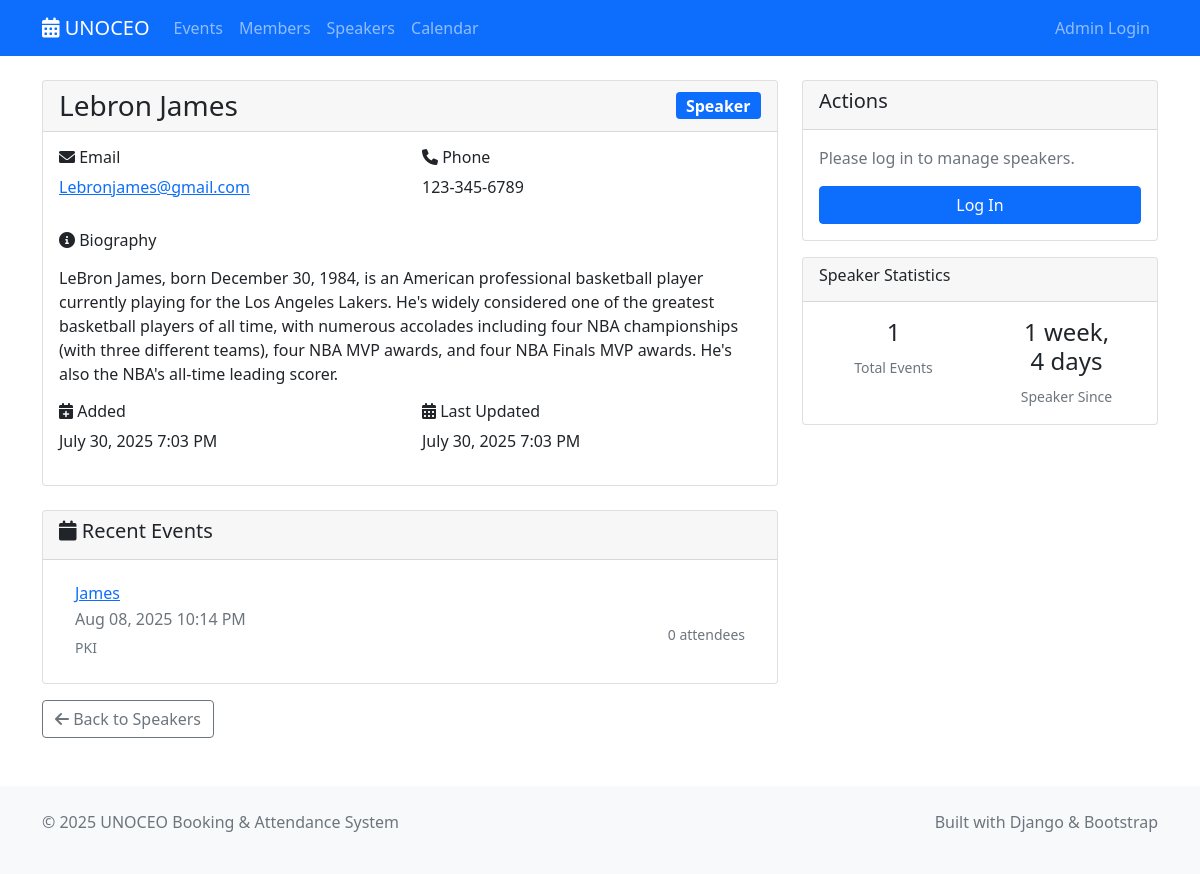
The app's page /speakers/1/ with its own data.
### shared/models.py (models this page shows, shortened)
class Speaker(models.Model):
    name = models.CharField(max_length=200)
    email = models.EmailField(validators=[EmailValidator()])
    bio = models.TextField(blank=True)
    expertise = models.CharField(max_length=300, blank=True)
    phone = models.CharField(max_length=20, blank=True)
    created_at = models.DateTimeField(auto_now_add=True)
    updated_at = models.DateTimeField(auto_now=True)
    class Meta:
        ordering = ['name']

class Event(models.Model):
    EVENT_TYPES = [
        ('conference', 'Conference'),
        ('workshop', 'Workshop'),
        ('seminar', 'Seminar'),
        ('webinar', 'Webinar'),
        ('meeting', 'Meeting'),
    ]
    STATUS_CHOICES = [
        ('draft', 'Draft'),
        ('published', 'Published'),
        ('cancelled', 'Cancelled'),
        ('completed', 'Completed'),
    ]
    title = models.CharField(max_length=300)
    description = models.TextField()
    event_type = models.CharField(max_length=20, choices=EVENT_TYPES, default='meeting')
    status = models.CharField(max_length=20, choices=STATUS_CHOICES, default='draft')
    start_datetime = models.DateTimeField()
    end_datetime = models.DateTimeField()
    location = models.CharField(max_length=500, blank=True)
    max_attendees = models.PositiveIntegerField(null=True, blank=True)
    speaker = models.ForeignKey(Speaker, on_delete=models.SET_NULL, null=True, blank=True)
    attendees = models.ManyToManyField(Member, blank=True, related_name='events_attending')
    created_by = models.ForeignKey(User, on_delete=models.CASCADE)
    created_at = models.DateTimeField(auto_now_add=True)
    updated_at = models.DateTimeField(auto_now=True)
    class Meta:
        ordering = ['-start_datetime']
    @property
    def attendee_count(self):
        return self.attendees.count()

### speaker_management/display/views.py (the view)
# urls.py: path('<int:pk>/', views.SpeakerDetailView.as_view(), name='detail'),
class SpeakerDetailView(DetailView):
    model = Speaker
    template_name = 'speaker_management/detail.html'
    context_object_name = 'speaker'
    def get_context_data(self, **kwargs):
        context = super().get_context_data(**kwargs)
        context['recent_events'] = self.object.event_set.all()[:5]
        return context

### speaker_management/display/templates/speaker_management/detail.html (shortened to what this page needs)
{% extends 'base.html' %}
{% block content %}
<div class="container mt-4">
    <div class="row">
        <div class="col-lg-8">
            <div class="card">
                <div class="card-header d-flex justify-content-between align-items-center">
                    <h1 class="h3 mb-0">{{ speaker.name }}</h1>
                    <span class="badge bg-primary fs-6">Speaker</span>
                </div>
                <div class="card-body">
                    <div class="row mb-3">
                        <div class="col-md-6">
                            <h6><i class="fas fa-envelope"></i> Email</h6>
                            <p><a href="mailto:{{ speaker.email }}">{{ speaker.email }}</a></p>
                        </div>
                        <div class="col-md-6">
                            <h6><i class="fas fa-phone"></i> Phone</h6>
                            <p>{{ speaker.phone|default:"Not provided" }}</p>
                        </div>
                    </div>
                    {% if speaker.bio %}
                        <div class="mb-3">
                            <h6><i class="fas fa-info-circle"></i> Biography</h6>
                            <p>{{ speaker.bio|linebreaks }}</p>
                        </div>
                    {% endif %}
                    <div class="row">
                        <div class="col-md-6">
                            <h6><i class="fas fa-calendar-plus"></i> Added</h6>
                            <p>{{ speaker.created_at|date:"F d, Y g:i A" }}</p>
                        </div>
                        <div class="col-md-6">
                            <h6><i class="fas fa-calendar-alt"></i> Last Updated</h6>
                            <p>{{ speaker.updated_at|date:"F d, Y g:i A" }}</p>
                        </div>
                    </div>
                </div>
            </div>
            {% if recent_events %}
                <div class="card mt-4">
                    <div class="card-header">
                        <h5><i class="fas fa-calendar"></i> Recent Events</h5>
                    </div>
                    <div class="card-body">
                        <div class="list-group list-group-flush">
                            {% for event in recent_events %}
                                <div class="list-group-item d-flex justify-content-between align-items-center">
                                    <div>
                                        <h6 class="mb-1">
                                            <a href="{% url 'event_management:detail' event.pk %}">{{ event.title }}</a>
                                        </h6>
                                        <p class="mb-1 text-muted">{{ event.start_datetime|date:"M d, Y g:i A" }}</p>
                                        <small class="text-muted">{{ event.location|default:"Location TBD" }}</small>
                                    </div>
                                    <div class="text-end">
                                        <span class="badge bg-{{ event.event_type|default:'secondary' }}">
                                        </span>
                                        <br>
                                        <small class="text-muted">{{ event.attendee_count }} attendees</small>
                                    </div>
                                </div>
                            {% endfor %}
                        </div>
                    </div>
                </div>
            {% endif %}
        </div>
        <div class="col-lg-4">
            <div class="card">
                <div class="card-header">
                    <h5>Actions</h5>
                </div>
                <div class="card-body">
                    {% if user.is_authenticated %}
                        <a href="{% url 'speaker_management:update' speaker.pk %}" class="btn btn-outline-primary btn-block mb-2 w-100">
                            <i class="fas fa-edit"></i> Edit Speaker
                        </a>
                        <a href="{% url 'speaker_management:delete' speaker.pk %}" class="btn btn-outline-danger btn-block w-100">
                            <i class="fas fa-trash"></i> Delete Speaker
                        </a>
                    {% else %}
                        <p class="text-muted">Please log in to manage speakers.</p>
                        <a href="{% url 'admin:login' %}" class="btn btn-primary btn-block w-100">Log In</a>
                    {% endif %}
                </div>
            </div>
            <div class="card mt-3">
                <div class="card-header">
                    <h6>Speaker Statistics</h6>
                </div>
                <div class="card-body">
                    <div class="row text-center">
                        <div class="col-6">
                            <h4>{{ speaker.event_set.count }}</h4>
                            <small class="text-muted">Total Events</small>
                        </div>
                        <div class="col-6">
                            <h4>{{ speaker.created_at|timesince }}</h4>
                            <small class="text-muted">Speaker Since</small>
                        </div>
                    </div>
                </div>
            </div>
        </div>
    </div>
    <div class="mt-3">
        <a href="{% url 'speaker_management:list' %}" class="btn btn-outline-secondary">
            <i class="fas fa-arrow-left"></i> Back to Speakers
        </a>
    </div>
</div>
{% endblock %}

### records on screen
Speaker: name "Lebron James", email "Lebronjames@gmail.com", phone "123-345-6789", bio "LeBron James, born December 30, 1984, is an American professional basketball player currently playing for the Los Angeles Lakers. He's widely considered one of the greatest basketball players of all time, with numerous accolades including four NBA championships (with three different teams), four NBA MVP awards, and four NBA Finals MVP awards. He's also the NBA's all-time leading scorer.", created_at "July 30, 2025 7:03 PM", updated_at "July 30, 2025 7:03 PM", event_set.count "1", created_at "1 week, 4 days"
Event: title "James", start_datetime "Aug 08, 2025 10:14 PM", location "PKI", attendee_count "0"
